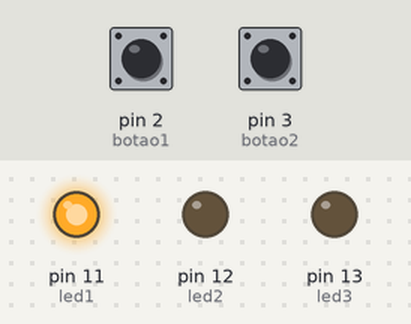
Bench run of a sketch on a simulated Arduino Uno, built with avr-gcc and run on an emulated ATmega328P. Parts: output pins drawn as LEDs (lit = HIGH). Inputs (shaded band) come from the test bench; at power-on: pin 2 (botao1) HIGH, pin 3 (botao2) LOW.

Above: at 0.15 s.
At 1.35 s:
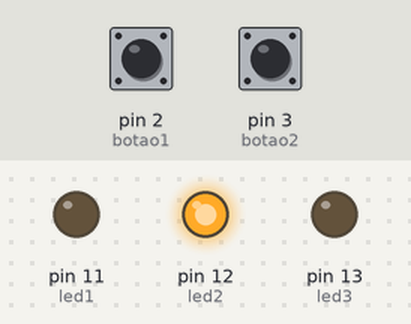
At 2.55 s:
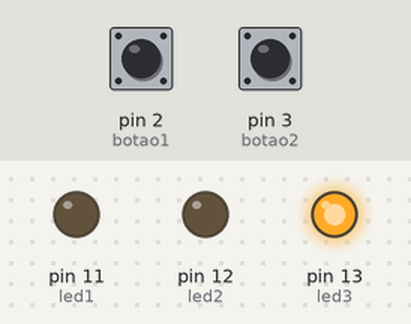
Timing chart, 0 to 3.0 s (numbered marks = the images above):
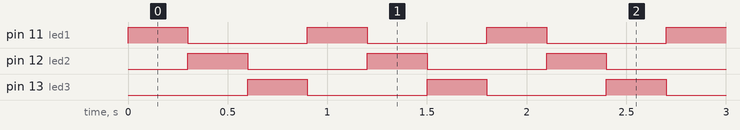

Measured:
- by itself, pin 11 (led1), pin 12 (led2), pin 13 (led3): alternates HIGH for 0.30 s and LOW for 0.60 s
- by itself, everything shown: repeats every 0.90 s, in 4 steps

The sketch:

trab2.ino
```cpp
int led1 = 11; // define a porta do led
int led2 = 12; // define a porta do led
int led3 = 13; // define a porta do led
int botao1 = 2; // define a porta do botao
int botao2 = 3; // define a porta do botao
int ledarray[3] = {led1, led2, led3}; // define vetor com leds
int ordem1[3] = {0, 1, 2}; // define ordem de acendimento
int ordem2[3] = {2, 1, 0}; // define ordem de acendimento
int estado = 1; // variavel pra indicar a ordem que deve ser usada

void setup() {
  pinMode(led1, OUTPUT); // define as portas como entrada/saida
  pinMode(led2, OUTPUT); // define as portas como entrada/saida
  pinMode(led3, OUTPUT); // define as portas como entrada/saida
  pinMode(botao1, INPUT); // define as portas como entrada/saida;
  pinMode(botao2, INPUT); // define as portas como entrada/saida;
}

void loop() {
  if (estado == 1) { // checa o estado
    for (int i = 0; i < 3; i++) { // loop pra percorrer o vertor ordem
      if (digitalRead(botao1) == LOW) { // checa o botao
        estado = 2;
      }
      else if (digitalRead(botao2) == LOW) { // checa o outro
        estado = 1;
      }
      digitalWrite(ledarray[ordem1[i]], HIGH); // pisca
      delay(300);
      digitalWrite(ledarray[ordem1[i]], LOW);
    }
  }
  if (estado == 2) { // mesma coisa que o de cima, mudando apenas a ordem
    for (int i = 0; i < 3; i++) {
      if (digitalRead(botao1) == LOW) {
        estado = 2;
      }
      else if (digitalRead(botao2) == LOW) {
        estado = 1;
      }
      digitalWrite(ledarray[ordem2[i]], HIGH);
      delay(300);
      digitalWrite(ledarray[ordem2[i]], LOW);
    }
  }
}
```
